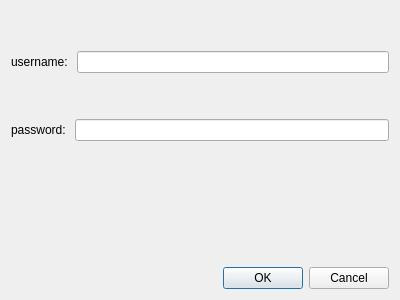
<?xml version="1.0" encoding="UTF-8"?>
<ui version="4.0">
 <class>LoginDialog</class>
 <widget class="QDialog" name="LoginDialog">
  <property name="geometry">
   <rect>
    <x>0</x>
    <y>0</y>
    <width>400</width>
    <height>300</height>
   </rect>
  </property>
  <property name="windowTitle">
   <string>Login</string>
  </property>
  <layout class="QGridLayout" name="gridLayout">
   <item row="2" column="0">
    <layout class="QVBoxLayout" name="verticalLayout">
     <item>
      <layout class="QVBoxLayout" name="verticalLayout_2">
       <item>
        <spacer name="verticalSpacer_2">
         <property name="orientation">
          <enum>Qt::Vertical</enum>
         </property>
         <property name="sizeHint" stdset="0">
          <size>
           <width>20</width>
           <height>40</height>
          </size>
         </property>
        </spacer>
       </item>
       <item>
        <layout class="QHBoxLayout" name="horizontalLayout">
         <item>
          <widget class="QLabel" name="label">
           <property name="text">
            <string>username: </string>
           </property>
          </widget>
         </item>
         <item>
          <widget class="QLineEdit" name="usernameLineEdit"/>
         </item>
        </layout>
       </item>
       <item>
        <spacer name="verticalSpacer_3">
         <property name="orientation">
          <enum>Qt::Vertical</enum>
         </property>
         <property name="sizeHint" stdset="0">
          <size>
           <width>20</width>
           <height>40</height>
          </size>
         </property>
        </spacer>
       </item>
       <item>
        <layout class="QHBoxLayout" name="horizontalLayout_2">
         <item>
          <widget class="QLabel" name="label_2">
           <property name="text">
            <string>password: </string>
           </property>
          </widget>
         </item>
         <item>
          <widget class="QLineEdit" name="passwordLineEdit">
           <property name="echoMode">
            <enum>QLineEdit::Password</enum>
           </property>
          </widget>
         </item>
        </layout>
       </item>
      </layout>
     </item>
     <item>
      <spacer name="verticalSpacer">
       <property name="orientation">
        <enum>Qt::Vertical</enum>
       </property>
       <property name="sizeHint" stdset="0">
        <size>
         <width>20</width>
         <height>40</height>
        </size>
       </property>
      </spacer>
     </item>
    </layout>
   </item>
   <item row="4" column="0">
    <widget class="QDialogButtonBox" name="buttonBox">
     <property name="orientation">
      <enum>Qt::Horizontal</enum>
     </property>
     <property name="standardButtons">
      <set>QDialogButtonBox::Cancel|QDialogButtonBox::Ok</set>
     </property>
    </widget>
   </item>
  </layout>
 </widget>
 <resources/>
 <connections>
  <connection>
   <sender>buttonBox</sender>
   <signal>accepted()</signal>
   <receiver>LoginDialog</receiver>
   <slot>accept()</slot>
   <hints>
    <hint type="sourcelabel">
     <x>248</x>
     <y>254</y>
    </hint>
    <hint type="destinationlabel">
     <x>157</x>
     <y>274</y>
    </hint>
   </hints>
  </connection>
  <connection>
   <sender>buttonBox</sender>
   <signal>rejected()</signal>
   <receiver>LoginDialog</receiver>
   <slot>reject()</slot>
   <hints>
    <hint type="sourcelabel">
     <x>316</x>
     <y>260</y>
    </hint>
    <hint type="destinationlabel">
     <x>286</x>
     <y>274</y>
    </hint>
   </hints>
  </connection>
 </connections>
</ui>
